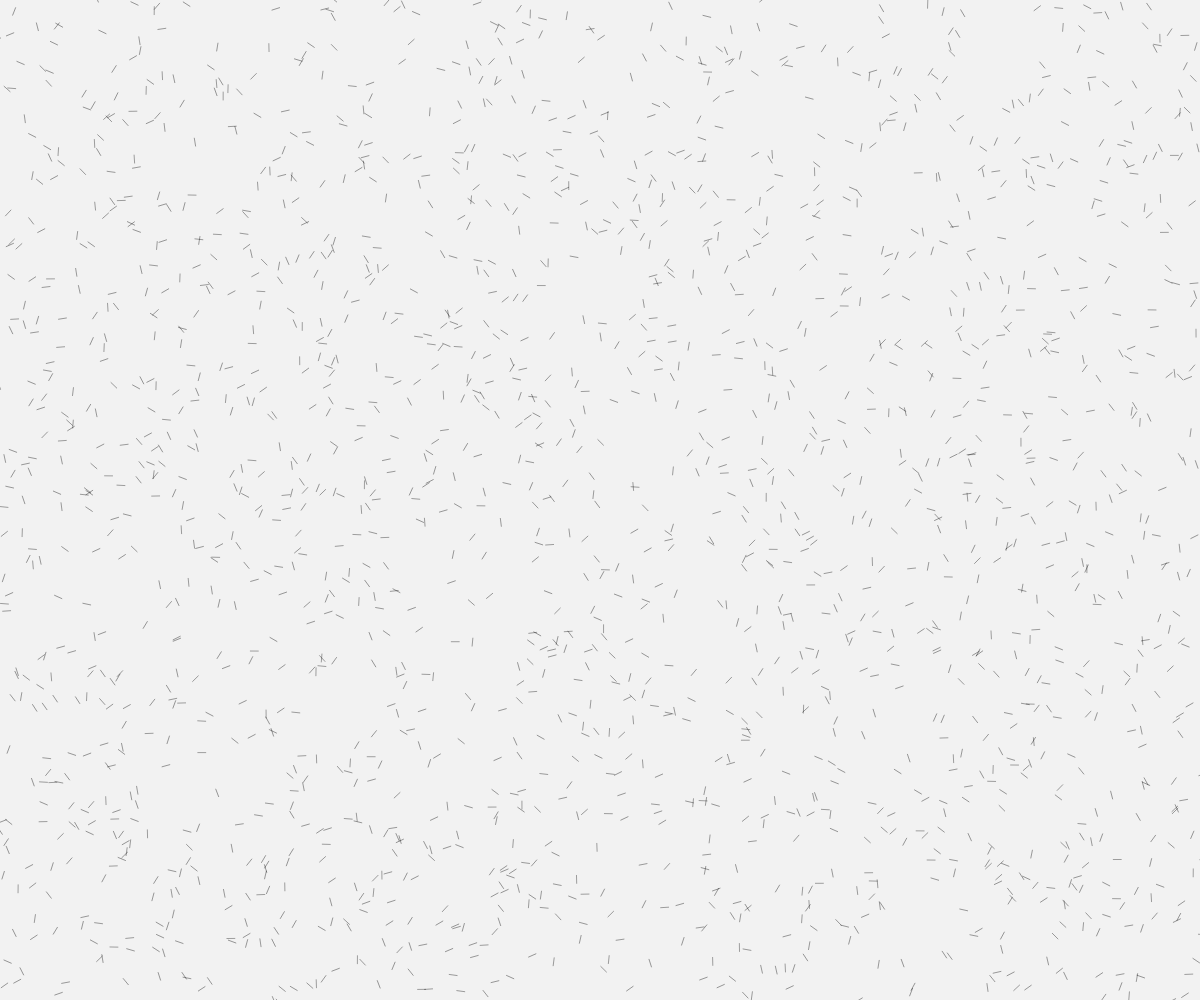
Frame 1 (no input)
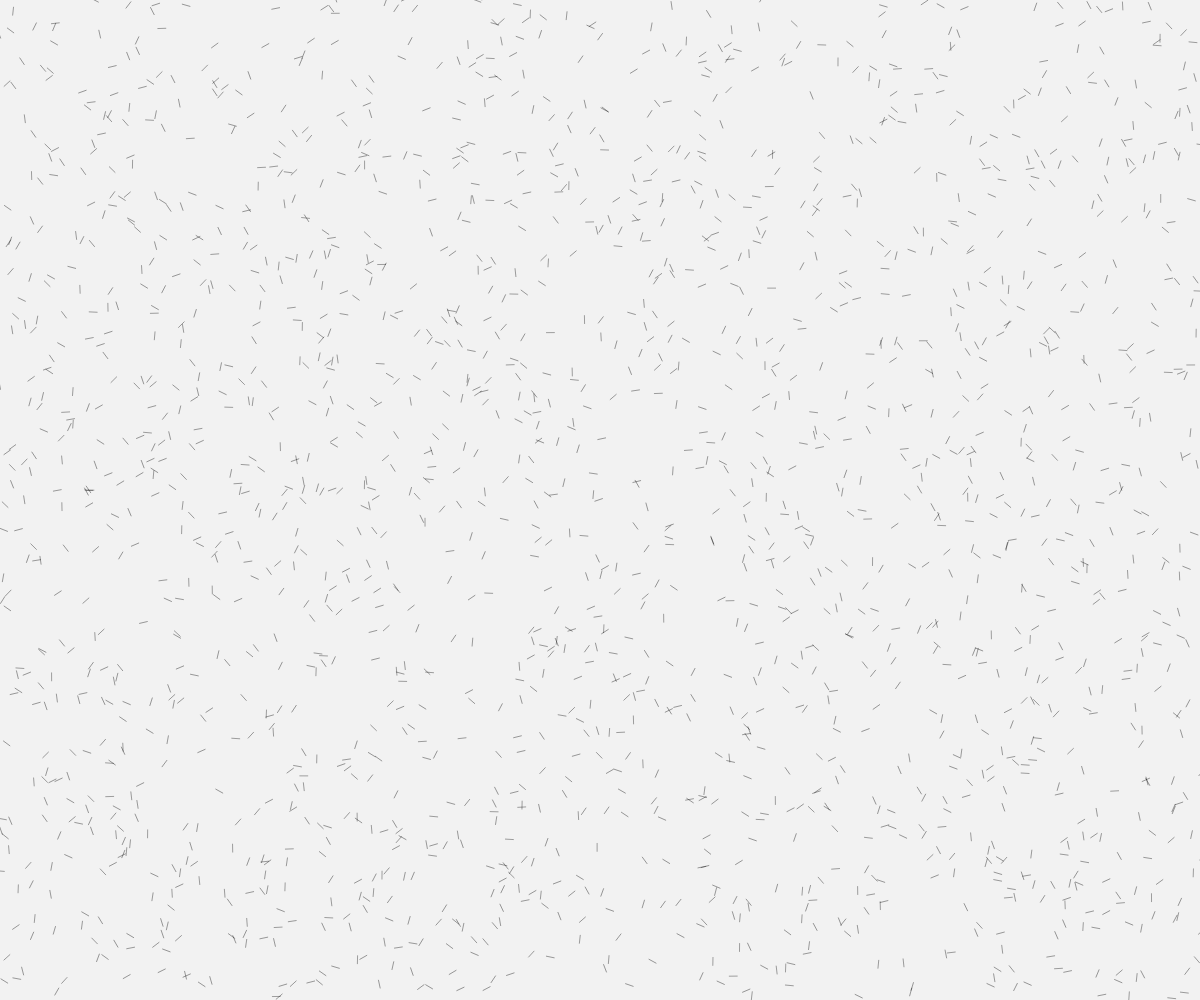
Frame 60 (no input)
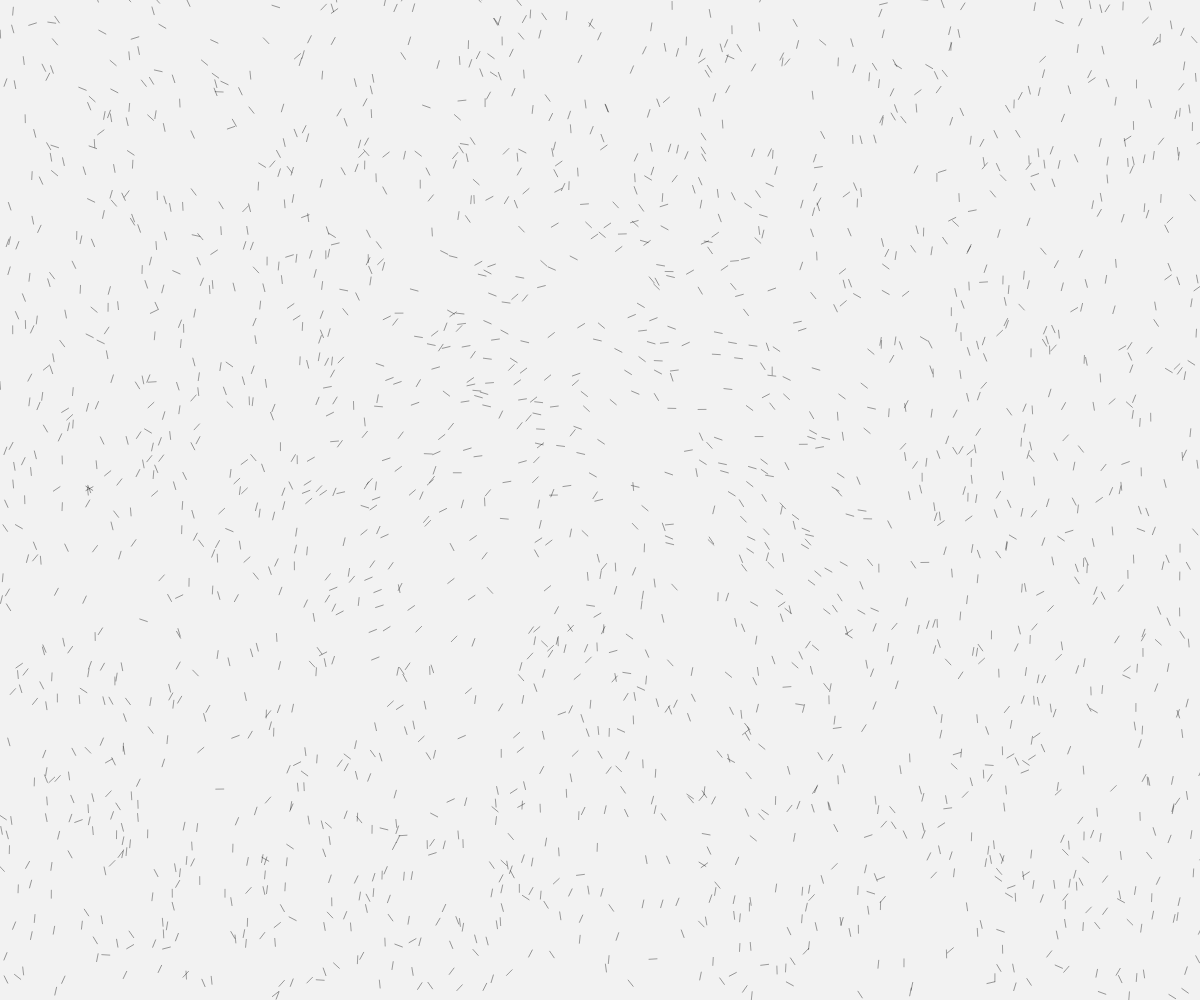
Frame 120 (the mouse pressed at the canvas centre since frame 60)

The p5.js sketch that drew these frames (run headless with seeded random() and noise() and a simulated clock; from frame 60 on, the mouse is pressed at the canvas centre):

// p5.js sketch
// ── sketch.js
let needles = [];
const needleCount = 2000;
const north = { x: 0, y: -1 };
let cursor = { x: 0, y: 0 };
let isDragging = false;

function setup() {
  createCanvas(windowWidth, windowHeight);
  colorMode(HSB, 360, 100, 100, 1);

  for (let i = 0; i < needleCount; i++) {
    needles.push({
      x: random(width),
      y: random(height),
      angle: random(TWO_PI),
      targetAngle: 0,
      speed: random(0.005, 0.02),
      drift: random(0.01, 0.03),
      strength: random(0.05, 0.2)
    });
  }
}

function draw() {
  background(0, 0, 95);

  // Update cursor position
  if (isDragging) {
    cursor.x = mouseX;
    cursor.y = mouseY;
  }

  // Apply forces to needles
  for (let needle of needles) {
    let dx = cursor.x - needle.x;
    let dy = cursor.y - needle.y;
    let distance = Math.sqrt(dx * dx + dy * dy);

    // Calculate target angle toward cursor
    if (distance < 300) {
      needle.targetAngle = atan2(dy, dx);
    } else {
      // Return to north when not near cursor
      needle.targetAngle = atan2(north.y, north.x);
    }

    // Apply drift and oscillation
    let driftForce = sin(frameCount * needle.drift) * 0.1;
    needle.targetAngle += driftForce;

    // Smoothly transition to target angle
    let diff = needle.targetAngle - needle.angle;
    // Normalize angle difference
    while (diff > PI) diff -= TWO_PI;
    while (diff < -PI) diff += TWO_PI;

    needle.angle += diff * needle.speed;
    
    // Draw needle
    push();
    translate(needle.x, needle.y);
    rotate(needle.angle);
    stroke(0, 0, 0, 0.7);
    strokeWeight(0.5);
    line(0, 0, 8, 0);
    pop();
  }
}

function mousePressed() {
  isDragging = true;
}

function mouseReleased() {
  isDragging = false;
}
